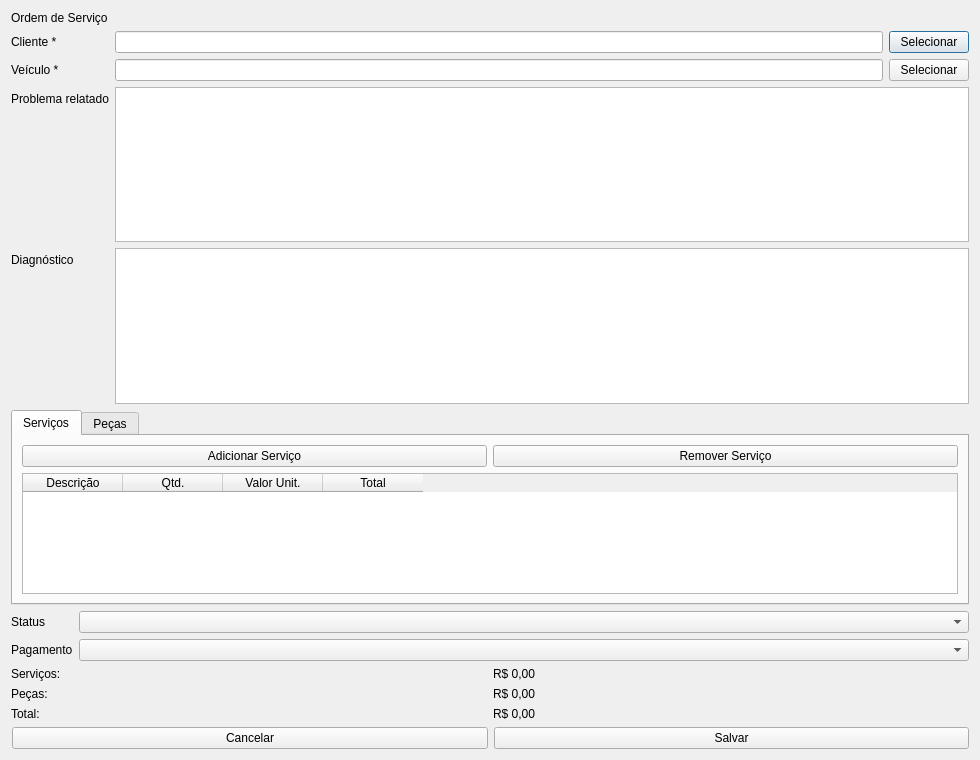
<?xml version="1.0" encoding="UTF-8"?>
<ui version="4.0">
	<class>OrdemServicoForm</class>
	<widget class="QDialog" name="OrdemServicoForm">
		<property name="geometry">
			<rect>
				<x>0</x>
				<y>0</y>
				<width>980</width>
				<height>760</height>
			</rect>
		</property>
		<property name="windowTitle">
			<string>Ordem de Serviço</string>
		</property>
		<layout class="QVBoxLayout" name="verticalLayout">
			<item>
				<widget class="QLabel" name="lblTitulo">
					<property name="text">
						<string>Ordem de Serviço</string>
					</property>
				</widget>
			</item>
			<item>
				<layout class="QFormLayout">
					<item row="0" column="0">
						<widget class="QLabel" name="lblCliente">
							<property name="text">
								<string>Cliente *</string>
							</property>
						</widget>
					</item>
					<item row="0" column="1">
						<layout class="QHBoxLayout">
							<item>
								<widget class="QLineEdit" name="txtCliente">
									<property name="readOnly">
										<bool>true</bool>
									</property>
								</widget>
							</item>
							<item>
								<widget class="QPushButton" name="btnSelecionarCliente">
									<property name="text">
										<string>Selecionar</string>
									</property>
								</widget>
							</item>
						</layout>
					</item>
					<item row="1" column="0">
						<widget class="QLabel" name="lblVeiculo">
							<property name="text">
								<string>Veículo *</string>
							</property>
						</widget>
					</item>
					<item row="1" column="1">
						<layout class="QHBoxLayout">
							<item>
								<widget class="QLineEdit" name="txtVeiculo">
									<property name="readOnly">
										<bool>true</bool>
									</property>
								</widget>
							</item>
							<item>
								<widget class="QPushButton" name="btnSelecionarVeiculo">
									<property name="text">
										<string>Selecionar</string>
									</property>
								</widget>
							</item>
						</layout>
					</item>
					<item row="2" column="0">
						<widget class="QLabel" name="lblProblema">
							<property name="text">
								<string>Problema relatado</string>
							</property>
						</widget>
					</item>
					<item row="2" column="1">
						<widget class="QTextEdit" name="txtProblema"/>
					</item>
					<item row="3" column="0">
						<widget class="QLabel" name="lblDiagnostico">
							<property name="text">
								<string>Diagnóstico</string>
							</property>
						</widget>
					</item>
					<item row="3" column="1">
						<widget class="QTextEdit" name="txtDiagnostico"/>
					</item>
				</layout>
			</item>
			<item>
				<widget class="QTabWidget" name="tabs">
					<widget class="QWidget" name="tabServicos">
						<attribute name="title">
							<string>Serviços</string>
						</attribute>
						<layout class="QVBoxLayout">
							<item>
								<layout class="QHBoxLayout">
									<item>
										<widget class="QPushButton" name="btnAdicionarServico">
											<property name="text">
												<string>Adicionar Serviço</string>
											</property>
										</widget>
									</item>
									<item>
										<widget class="QPushButton" name="btnRemoverServico">
											<property name="text">
												<string>Remover Serviço</string>
											</property>
										</widget>
									</item>
								</layout>
							</item>
							<item>
								<widget class="QTableWidget" name="tblServicos">
									<column>
										<property name="text">
											<string>Descrição</string>
										</property>
									</column>
									<column>
										<property name="text">
											<string>Qtd.</string>
										</property>
									</column>
									<column>
										<property name="text">
											<string>Valor Unit.</string>
										</property>
									</column>
									<column>
										<property name="text">
											<string>Total</string>
										</property>
									</column>
								</widget>
							</item>
						</layout>
					</widget>
					<widget class="QWidget" name="tabPecas">
						<attribute name="title">
							<string>Peças</string>
						</attribute>
						<layout class="QVBoxLayout">
							<item>
								<layout class="QHBoxLayout">
									<item>
										<widget class="QPushButton" name="btnAdicionarPeca">
											<property name="text">
												<string>Adicionar Peça</string>
											</property>
										</widget>
									</item>
									<item>
										<widget class="QPushButton" name="btnRemoverPeca">
											<property name="text">
												<string>Remover Peça</string>
											</property>
										</widget>
									</item>
								</layout>
							</item>
							<item>
								<widget class="QTableWidget" name="tblPecas">
									<column>
										<property name="text">
											<string>Descrição</string>
										</property>
									</column>
									<column>
										<property name="text">
											<string>Qtd.</string>
										</property>
									</column>
									<column>
										<property name="text">
											<string>Valor Unit.</string>
										</property>
									</column>
									<column>
										<property name="text">
											<string>Total</string>
										</property>
									</column>
								</widget>
							</item>
						</layout>
					</widget>
				</widget>
			</item>
			<item>
				<layout class="QFormLayout">
					<item row="0" column="0">
						<widget class="QLabel" name="lblStatus">
							<property name="text">
								<string>Status</string>
							</property>
						</widget>
					</item>
					<item row="0" column="1">
						<widget class="QComboBox" name="cmbStatus"/>
					</item>
					<item row="1" column="0">
						<widget class="QLabel" name="lblPagamento">
							<property name="text">
								<string>Pagamento</string>
							</property>
						</widget>
					</item>
					<item row="1" column="1">
						<widget class="QComboBox" name="cmbPagamento"/>
					</item>
				</layout>
			</item>
			<item>
				<layout class="QGridLayout">
					<item row="0" column="0">
						<widget class="QLabel" name="lblTxtServ">
							<property name="text">
								<string>Serviços:</string>
							</property>
						</widget>
					</item>
					<item row="0" column="1">
						<widget class="QLabel" name="lblValorServicos">
							<property name="text">
								<string>R$ 0,00</string>
							</property>
						</widget>
					</item>
					<item row="1" column="0">
						<widget class="QLabel" name="lblTxtPec">
							<property name="text">
								<string>Peças:</string>
							</property>
						</widget>
					</item>
					<item row="1" column="1">
						<widget class="QLabel" name="lblValorPecas">
							<property name="text">
								<string>R$ 0,00</string>
							</property>
						</widget>
					</item>
					<item row="2" column="0">
						<widget class="QLabel" name="lblTxtTotal">
							<property name="text">
								<string>Total:</string>
							</property>
						</widget>
					</item>
					<item row="2" column="1">
						<widget class="QLabel" name="lblValorTotal">
							<property name="text">
								<string>R$ 0,00</string>
							</property>
						</widget>
					</item>
				</layout>
			</item>
			<item>
				<layout class="QHBoxLayout">
					<item>
						<spacer name="sp"/>
					</item>
					<item>
						<widget class="QPushButton" name="btnCancelar">
							<property name="text">
								<string>Cancelar</string>
							</property>
						</widget>
					</item>
					<item>
						<widget class="QPushButton" name="btnSalvar">
							<property name="text">
								<string>Salvar</string>
							</property>
						</widget>
					</item>
				</layout>
			</item>
		</layout>
	</widget>
	<resources/>
	<connections/>
</ui>
